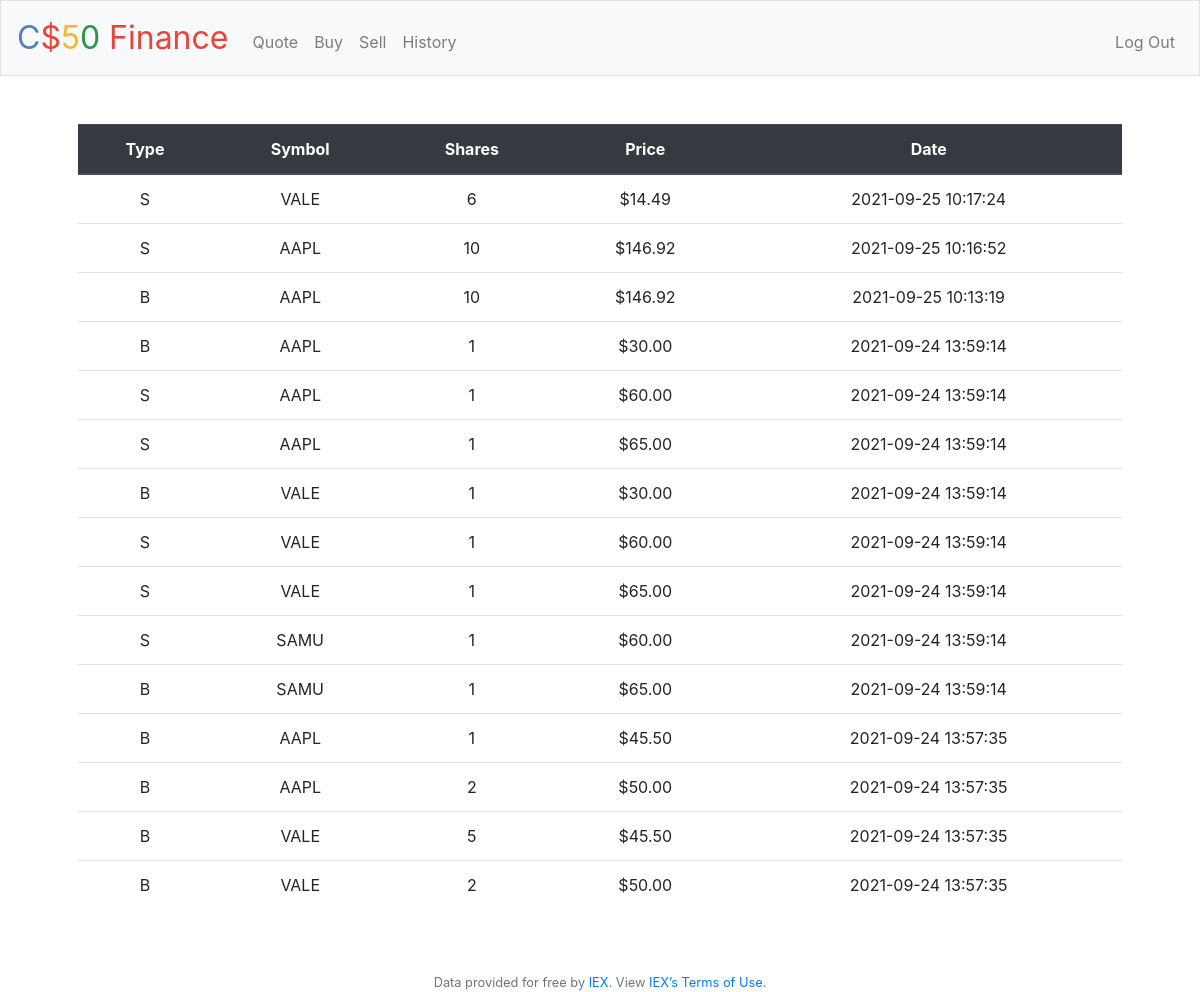
Page /history (signed in) on the earlier database version.
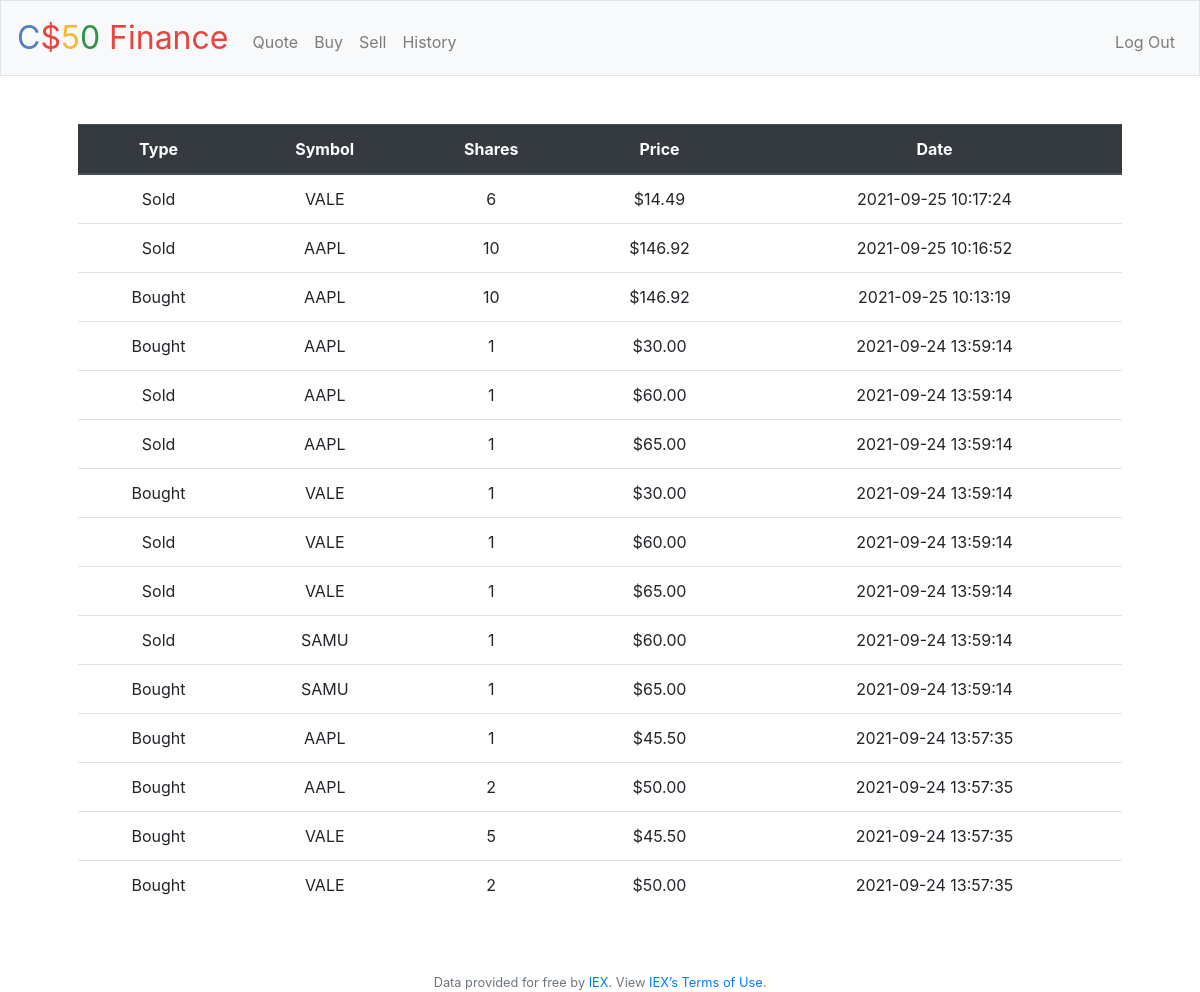
Same page on the later database version.
### tables this page shows
CREATE TABLE transactions (
	id INTEGER PRIMARY KEY AUTOINCREMENT,
	symbol TEXT NOT NULL,
	price REAL NOT NULL,
	share INTEGER NOT NULL,
	category TEXT NOT NULL,
	created_at TIMESTAMP NOT NULL DEFAULT current_timestamp,
	user_id INTEGER NOT NULL,
	FOREIGN KEY(user_id) REFERENCES users(id)
);

### application.py (the view)
@app.route("/history")
@login_required
def history():
    transactions = db.execute("""
        SELECT symbol, price, share, category, created_at
        FROM transactions
        WHERE user_id = ?
        ORDER BY created_at DESC
    """, session["user_id"])
    return render_template("history.html", transactions=transactions)

### application.py (called while the page is built)
@app.after_request
def after_request(response):
    response.headers["Cache-Control"] = "no-cache, no-store, must-revalidate"
    response.headers["Expires"] = 0
    response.headers["Pragma"] = "no-cache"
    return response

### helpers.py (called while the page is built)
def login_required(f):
    @wraps(f)
    def decorated_function(*args, **kwargs):
        if session.get("user_id") is None:
            return redirect("/login")
        return f(*args, **kwargs)
    return decorated_function

def usd(value):
    return f"${value:,.2f}"

### templates/history.html (shortened to what this page needs)
{% extends "layout.html" %}
{% block main %}
    <div>
        <table class="table">
            <thead class="thead-dark">
                <tr>
                    <th scope="col">Type</th>
                    <th scope="col">Symbol</th>
                    <th scope="col">Shares</th>
                    <th scope="col">Price</th>
                    <th scope="col">Date</th>
                </tr>
            </thead>
            <tbody>
                {% for transaction in transactions %}
                <tr>
                    <td>{{ transaction.category }}</td>
                    <td>{{ transaction.symbol }}</td>
                    <td>{{ transaction.share }}</td>
                    <td>{{ transaction.price | usd }}</td>
                    <td>{{ transaction.created_at }}</td>
                </tr>
                {% endfor %}
            </tbody>
        </table>
    </div>
{% endblock %}

### templates/layout.html (shortened to what this page needs)
<!DOCTYPE html>
<html lang="en">
    <head>
        <link rel="stylesheet" href="https://cdn.jsdelivr.net/npm/bootstrap@4.5.3/dist/css/bootstrap.min.css">
        <link href="/static/styles.css" rel="stylesheet">
    </head>
    <body>
        <nav class="navbar navbar-expand-md navbar-light bg-light border">
            <a class="navbar-brand" href="/"><span class="blue">C</span><span class="red">$</span><span class="yellow">5</span><span class="green">0</span> <span class="red">Finance</span></a>
            <div class="collapse navbar-collapse" id="navbar">
                {% if session.user_id %}
                    <ul class="navbar-nav mr-auto mt-2">
                        <li class="nav-item"><a class="nav-link" href="/quote">Quote</a></li>
                        <li class="nav-item"><a class="nav-link" href="/buy">Buy</a></li>
                        <li class="nav-item"><a class="nav-link" href="/sell">Sell</a></li>
                        <li class="nav-item"><a class="nav-link" href="/history">History</a></li>
                    </ul>
                    <ul class="navbar-nav ml-auto mt-2">
                        <li class="nav-item"><a class="nav-link" href="/logout">Log Out</a></li>
                    </ul>
                {% else %}
                    <ul class="navbar-nav ml-auto mt-2">
                        <li class="nav-item"><a class="nav-link" href="/register">Register</a></li>
                        <li class="nav-item"><a class="nav-link" href="/login">Log In</a></li>
                    </ul>
                {% endif %}
            </div>
        </nav>
        <main class="container p-5">
            {% block main %}{% endblock %}
        </main>
        <footer class="small text-center text-muted">
            Data provided for free by <a href="https://iextrading.com/developer">IEX</a>. View <a href="https://iextrading.com/api-exhibit-a/">IEX’s Terms of Use</a>.
        </footer>
    </body>
</html>

### static/styles.css (style rules this page uses)
nav .navbar-brand { font-size: xx-large; }
nav .navbar-brand .blue { color: #537fbe; }
nav .navbar-brand .red { color: #ea433b; }
nav .navbar-brand .yellow { color: #f5b82e; }
nav .navbar-brand .green { color: #2e944b; }
main { overflow-x: auto; text-align: center; }

Differences in the rows shown:
changed transactions (number 1 of 15 on the later page): category "S" → "Sold"
changed transactions (number 2 of 15 on the later page): category "S" → "Sold"
changed transactions (number 3 of 15 on the later page): category "B" → "Bought"
changed transactions (number 4 of 15 on the later page): category "B" → "Bought"
changed transactions (number 5 of 15 on the later page): category "S" → "Sold"
changed transactions (number 6 of 15 on the later page): category "S" → "Sold"
changed transactions (number 7 of 15 on the later page): category "B" → "Bought"
changed transactions (number 8 of 15 on the later page): category "S" → "Sold"
changed transactions (number 9 of 15 on the later page): category "S" → "Sold"
changed transactions (number 10 of 15 on the later page): category "S" → "Sold"
changed transactions (number 11 of 15 on the later page): category "B" → "Bought"
changed transactions (number 12 of 15 on the later page): category "B" → "Bought"
changed transactions (number 13 of 15 on the later page): category "B" → "Bought"
changed transactions (number 14 of 15 on the later page): category "B" → "Bought"
changed transactions (number 15 of 15 on the later page): category "B" → "Bought"
